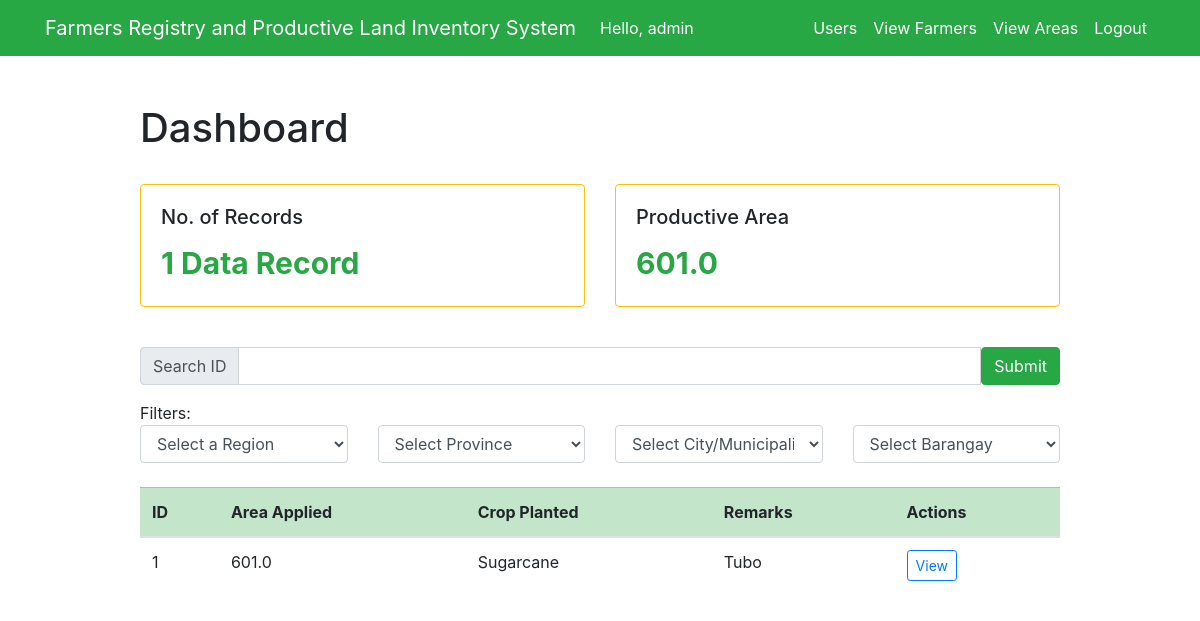
The app's page /dashboard/area (signed in), older data.
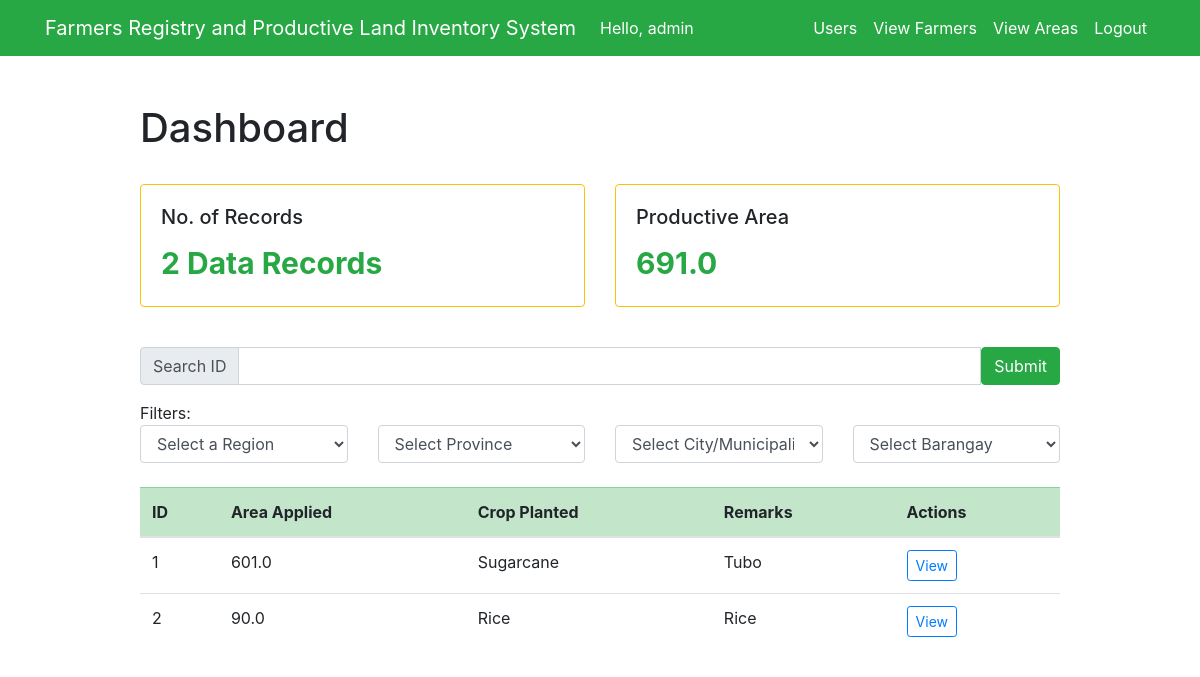
The same page, newer data.
### test_app/models.py (models this page shows)
class UsersAreaInfo(models.Model):
    RICE = 'Rice'
    CORN = 'Corn'
    SUGARCANE = 'Sugarcane'
    PLANTED = [
        (RICE, 'Rice'),
        (CORN, 'Corn'),
        (SUGARCANE, 'Sugarcane'),
    ]
    farmer_id = models.ForeignKey(Farmer, models.CASCADE, db_column='farmer_id')
    total_area = models.FloatField()
    crop_planted = models.CharField(max_length=9, choices=PLANTED, default=RICE)
    remarks = models.CharField(max_length=100)
    sketch_plan = models.FileField(upload_to='documents_sp/', max_length=254, blank=True)
    map = models.FileField(upload_to='documents_map/', max_length=254, blank=True)
    google_earth = models.FileField(upload_to='documents_ge/', max_length=254, blank=True)
    area_coordinates = models.FileField(upload_to='documents_coordinates/', max_length=254, blank=True)
    profile_field = models.CharField(max_length=250)
    soil_ph = models.IntegerField()
    region = models.CharField(max_length=200)
    province = models.CharField(max_length=200)
    muncity = models.CharField(max_length=200)
    brgy = models.CharField(max_length=200)

### test_app/views.py (the view, shortened to what this page needs)
# urls.py: path('dashboard/area', views.viewarea_dashboard, name='viewarea_dashboard'),
@login_required(login_url='/')
def viewarea_dashboard(request):
    if request.method == 'GET':
        data_entries = UsersAreaInfo.objects.all()
        regions = RegionCode.objects.all()
        pa = data_entries
        list_pa = []
        if not pa:
            productive_area = 0
        else:
            list_pa.clear()
            for area in pa:
                list_pa.append(area.total_area)
            np_pa = np.array([list_pa])
            productive_area = np.sum(np_pa)
        context = {
            'data_entries': data_entries,
            'productive_area': productive_area,
            'regions': regions,
        }
        return render(request, 'test_app/viewarea_dashboard.html', context)

### test_app/templates/test_app/viewarea_dashboard.html (shortened to what the changed rows need)
{% extends "test_app/base.html" %}
{% block content %}
<div class="row justify-content-center mt-5">
    <div class="col-md-10">
        <h1>Dashboard</h1>
        <br>
        <div class="row">
            <div class="col-sm-6 col-lg-6">
                <div class="card border-warning mb-3">
                    <div class="card-body text-warning">
                        {% if data_entries %}
                            <p class="card-text text-success" style="font-size: 30px;"><strong>{{ data_entries.count }} Data Record{{ data_entries.count|pluralize }}</strong></p>
                        {% else %}
                            <p class="card-text text-danger" style="font-size: 30px;"><strong>No Data Entries</strong></p>
                        {% endif %}
                    </div>
                </div>
            </div>
            <div class="col-sm-6 col-lg-6">
                <div class="card border-warning mb-3">
                    <div class="card-body text-warning">
                        <p class="card-text text-success" style="font-size: 30px;"><strong>{{ productive_area }}</strong></p>
                    </div>
                </div>
            </div>
        </div>
        <br>
        <br>
        <table class="table table-hover table-stripped table-responsive-md" id="profile_list">
            <thead class="table-success">
                <tr>
                    <th scope="col">ID</th>
                    <th scope="col">Area Applied</th>
                    <th scope="col">Crop Planted</th>
                    <th scope="col">Remarks</th>
                    <th scope="col" align="center">Actions</th>
                </tr>
            </thead>
            <tbody>
                {% for data in data_entries %}
                    <tr>
                        <td scope="row">{{ data.id }}</td>
                        <td>{{ data.total_area }}</td>
                        <td>{{ data.crop_planted }}</td>
                        <td>{{ data.remarks }}</td>
                        <td><a type="button" class="btn btn-outline-primary btn-sm text-primary" href="{% url 'view_area_admin' data.id %}">View</a>
                    </tr>
                {% endfor %}
            </tbody>
        </table>
    </div>
</div>
{% endblock %}

Row changes from the older to the newer data that the page shows:
added UsersAreaInfo: id "2", total_area "90.0", crop_planted "Rice", remarks "Rice"
Text that changed along with them:
{{ data_entries.count }}: "1" → "2"
{{ productive_area }}: "601.0" → "691.0"
